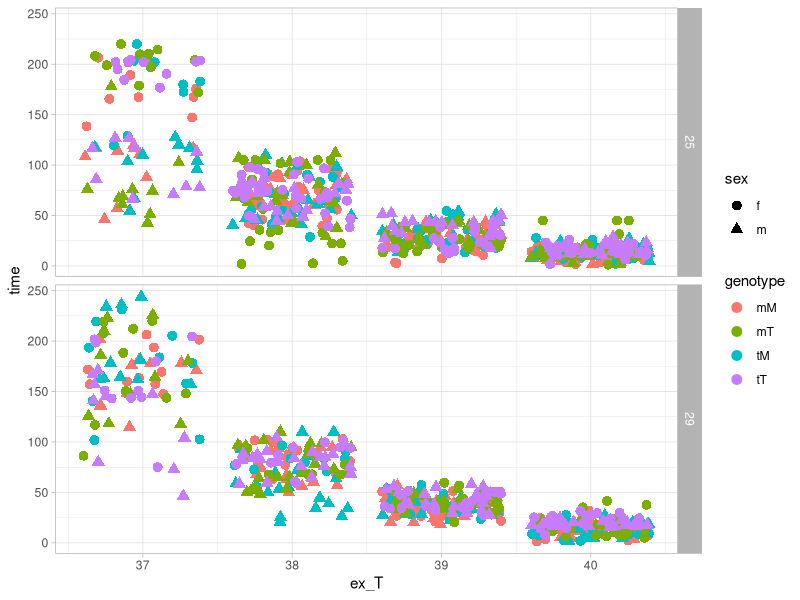
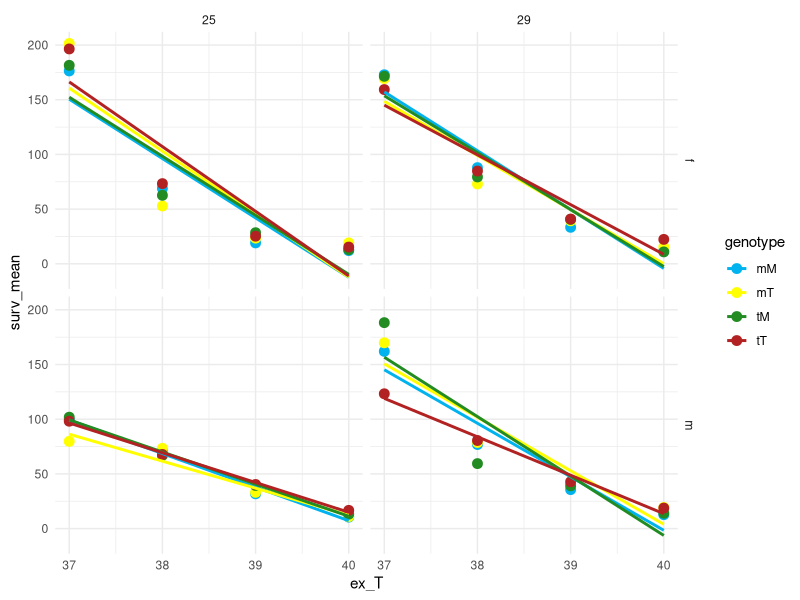

The R script that drew these images, in order:
## ---- chunk 1
knitr::opts_chunk$set(echo = TRUE)

## ---- chunk 2
library(ggplot2)
library(dplyr)
## ---- chunk 3
#load here: 
surv_data <- readxl::read_excel(
  path = "../data/CTmax.xlsx",
  sheet = "raw_data"
)

str(surv_data)

surv_data$time <- as.numeric(surv_data$time)


## ---- chunk 4
ggplot(
  data = surv_data, 
  mapping = aes(
    x = ex_T, 
    y = time, 
    colour = genotype
  )
) +
  geom_point(
    mapping = aes(
      shape = sex
    ), 
    position = position_jitter(),
    size = 3
  ) +
  facet_grid(
    rows = vars(dev_T)
  ) +
  theme_light()
## ---- chunk 5
group_means <- surv_data %>%
  group_by(sex, dev_T,ex_T, genotype) %>%
  reframe(
    surv_mean = mean(time, na.rm = TRUE), 
    surv_sd = sd(time)
  )

## ---- chunk 6
ggplot(
  data = group_means, 
  mapping = aes(
    x = ex_T, 
    y = surv_mean, 
    colour = genotype
  )
) +
  geom_point(
    size = 3, 
   # position = position_jitter()
  ) +
  facet_grid(
    rows = vars(sex), 
    cols = vars(dev_T)
  ) +
 geom_smooth(
  method = "lm", 
  se = FALSE
  
   ) +
  scale_colour_manual(
    values = c(
      "mM" = "deepskyblue2", 
      "mT" = "yellow", 
      "tM" = "forestgreen", 
      "tT" = "firebrick"
    )
  ) +
  theme_minimal()
